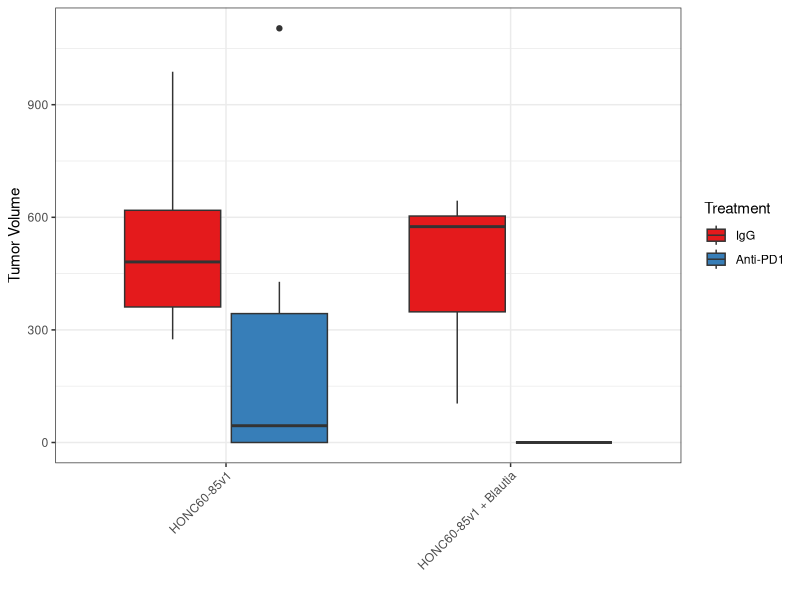
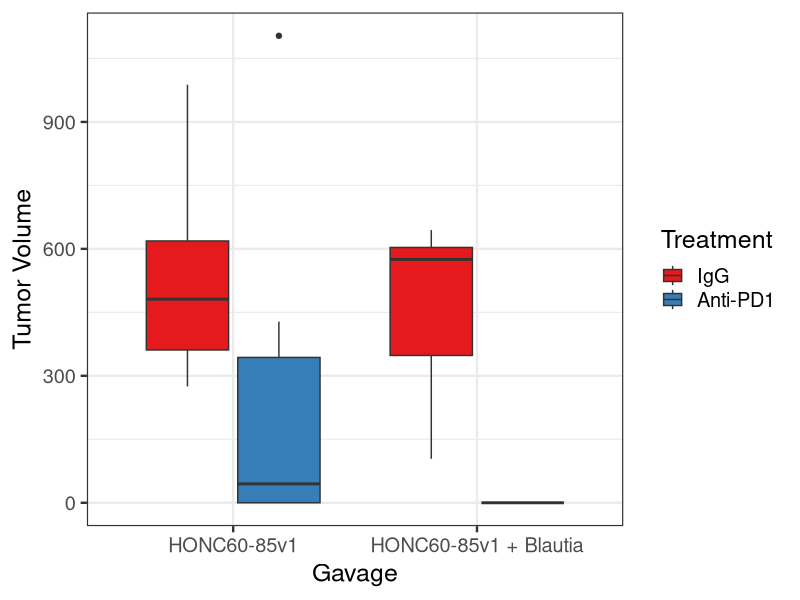
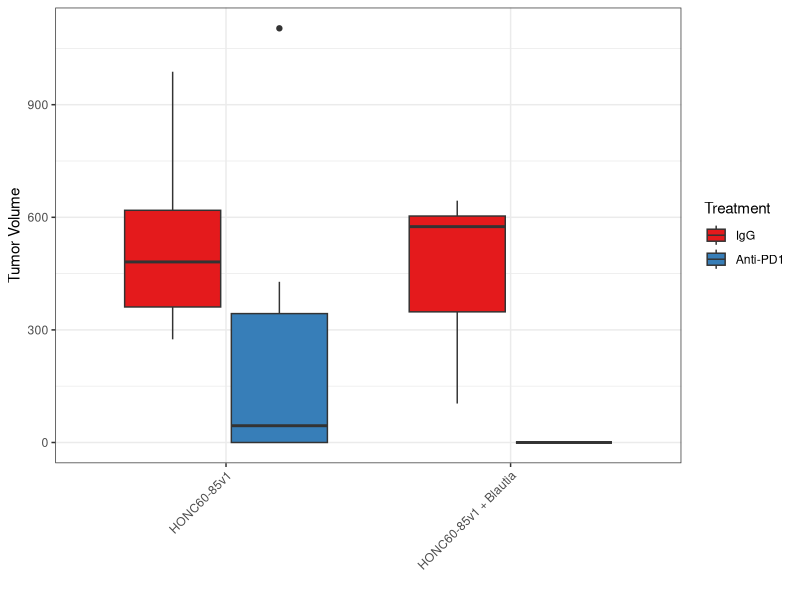
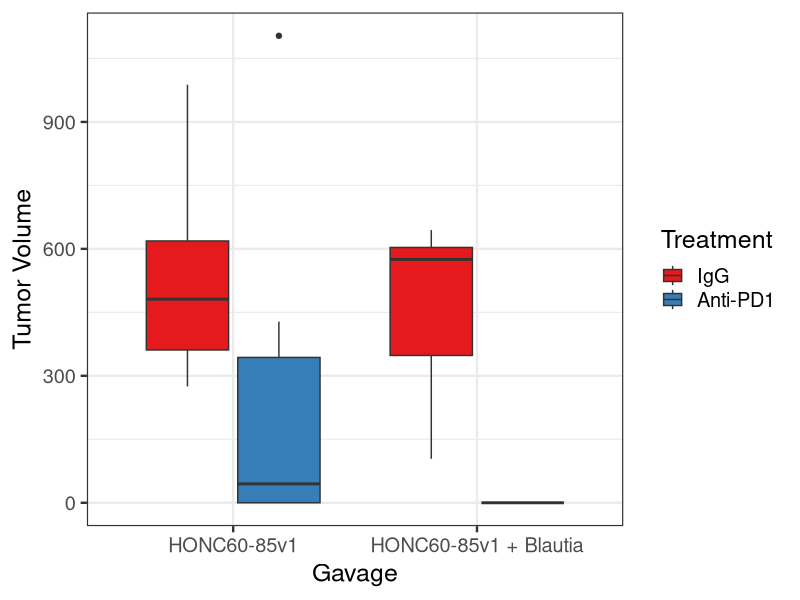

Recreate these plots in R, in order.
## ---- chunk 1
knitr::opts_chunk$set(echo = TRUE)

library(tidyverse)
## ---- chunk 2
x <- read.csv("../data/2023-07-19_tumor-size_R-formatted.csv")

head(x)
## ---- chunk 3
m18 <- x %>%
  filter(experiment == "mimic18") %>%
  filter(days.from.injection == 21)
## ---- chunk 4
box <- 
  m18 %>%
  mutate(treatment = fct_relevel(treatment, "IgG")) %>%
  ggplot(aes(x = microbiome.sample, y = tumor.volume)) +
  geom_boxplot(aes(fill = treatment)) +
  theme_bw() +
  labs(x = "Gavage",
       y = "Tumor Volume",
       fill = "Treatment") +
  scale_fill_brewer(palette = "Set1")

box + 
  labs(x = "") +
  theme(axis.text.x = element_text(angle = 45, hjust = 1))
ggsave("../figures/mimic18_boxplot_talk.png",
       height = 4, width = 4)

box +
  theme_bw(base_size = 18)
ggsave("../figures/mimic18_boxplot_poster.png",
       height = 5, width = 7)
